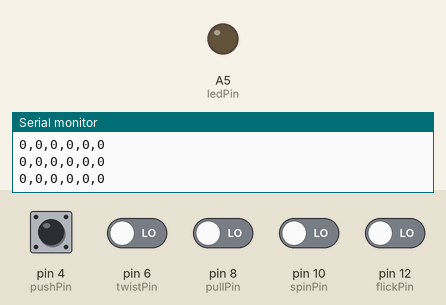
This sketch was run on a simulated Arduino Uno, built with avr-gcc and run on an emulated ATmega328P. On the bench: output pins drawn as LEDs (lit = HIGH), the last lines printed to the serial monitor. The inputs (shaded band) are chosen by the test bench; at power-on: pin 4 (pushPin), pin 6 (twistPin), pin 8 (pullPin), pin 10 (spinPin), pin 12 (flickPin) LOW.

Above: at 1.2 s.
1.3 s: pin 4 (pushPin) pulled HIGH for 0.15 s
At 1.39 s:
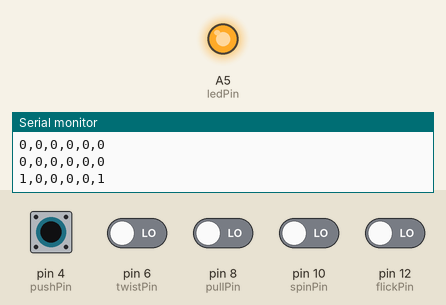
2.9 s: pin 6 (twistPin) driven HIGH
At 3.9 s:
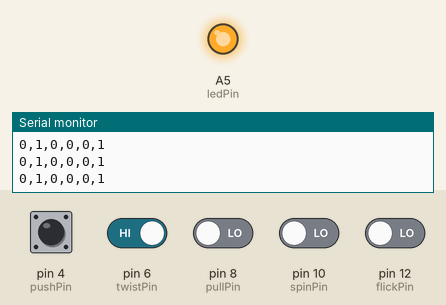
5.9 s: pin 6 (twistPin) driven LOW
At 6.3 s:
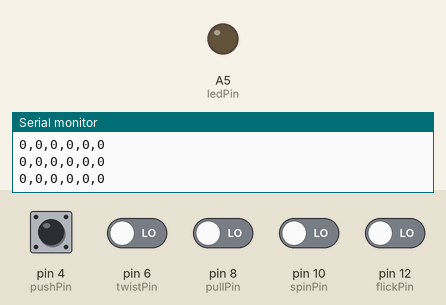
Timing chart, 0 to 8.9 s (numbered marks = the images above; inputs shaded):
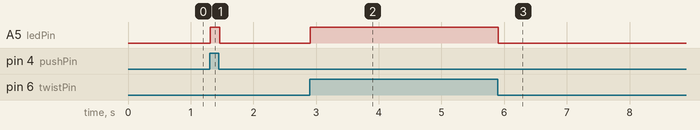

The sketch:

Final_ArdMicro.ino
```cpp
/*

  PComp Final - Stitching Stories
  Dec. 2014

  Arduino code to track switches for the Bop It Controller


*/

/*----variables----*/

//pins
int pushPin = 4;
int twistPin = 6;
int pullPin = 8;
int spinPin = 10;
int flickPin = 12;


int ledPin = A5;

/*

  setup()

  Start Serial and set pin modes

*/
void setup()
{
  // initialize the digital pin as an output.
  Serial.begin(9600);
  pinMode(pullPin, INPUT);
  pinMode(twistPin, INPUT);
  pinMode(pushPin, INPUT);
  pinMode(spinPin, INPUT);
  pinMode(flickPin, INPUT);
  pinMode(ledPin, OUTPUT);
}

/*

  loop()

  Check for pushbuttons being pushed (pin set to HIGH)

*/
void loop() {
  //turn LED on if a push button is pushed

   if (digitalRead(pullPin) == HIGH | digitalRead(twistPin) == HIGH
      | digitalRead(pushPin) == HIGH | digitalRead(spinPin) == HIGH
      | digitalRead(flickPin) == HIGH)
   {
     digitalWrite(ledPin, HIGH);     // turn off the red LED
   }

   else
   {
     digitalWrite(ledPin, LOW);    // turn on the red LED
   }

  //print values
   Serial.print(digitalRead(pushPin));
   Serial.print(",");
   Serial.print(digitalRead(twistPin));
   Serial.print(",");
   Serial.print(digitalRead(pullPin));
   Serial.print(",");
   Serial.print(digitalRead(spinPin));
   Serial.print(",");
   Serial.print(digitalRead(flickPin));
   Serial.print(",");
   Serial.println(digitalRead(ledPin));

}
```

Measured:
- after the input at 1.3 s, A5 (ledPin): LOW → HIGH at once, → LOW 0.15 s later
- after the input at 2.9 s, A5 (ledPin): LOW → HIGH at once
- after the input at 5.9 s, A5 (ledPin): HIGH → LOW at once
